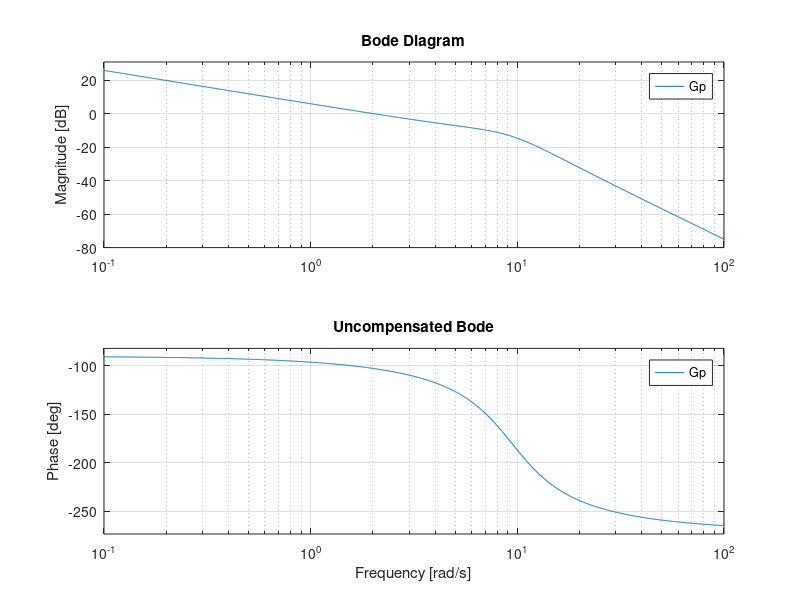
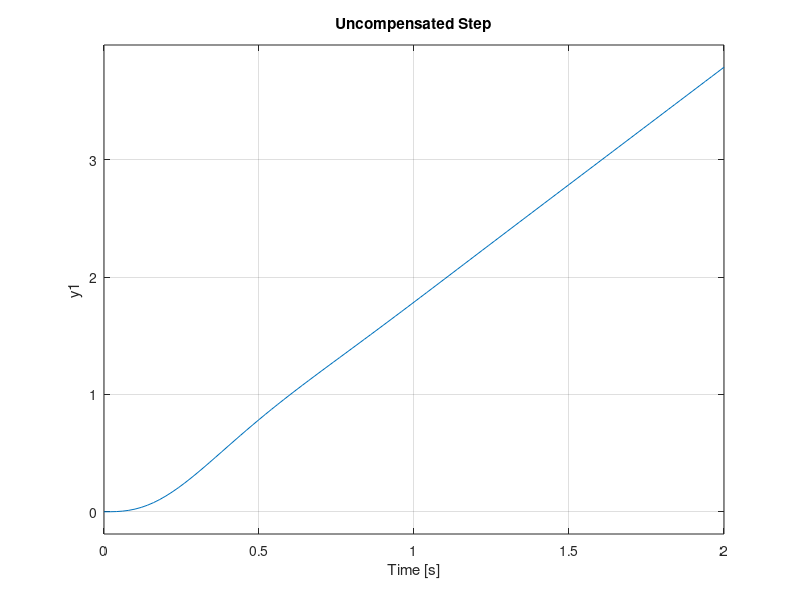
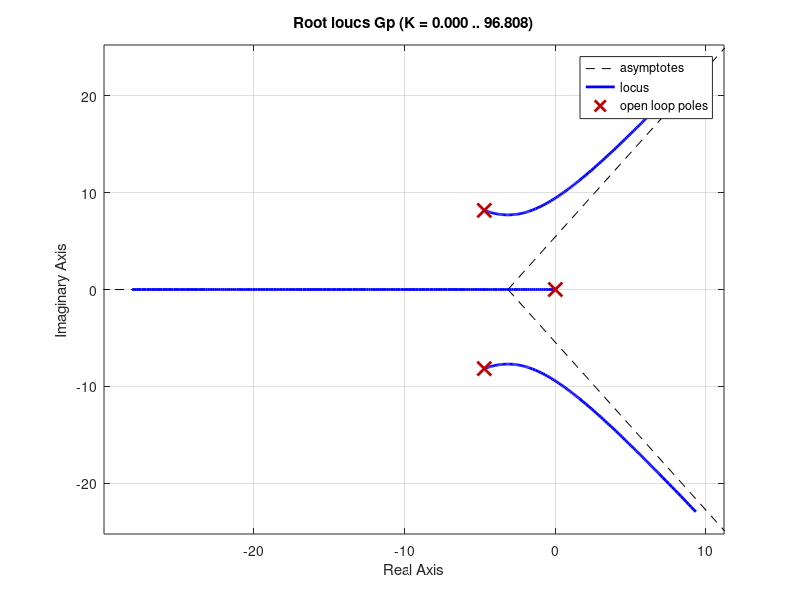
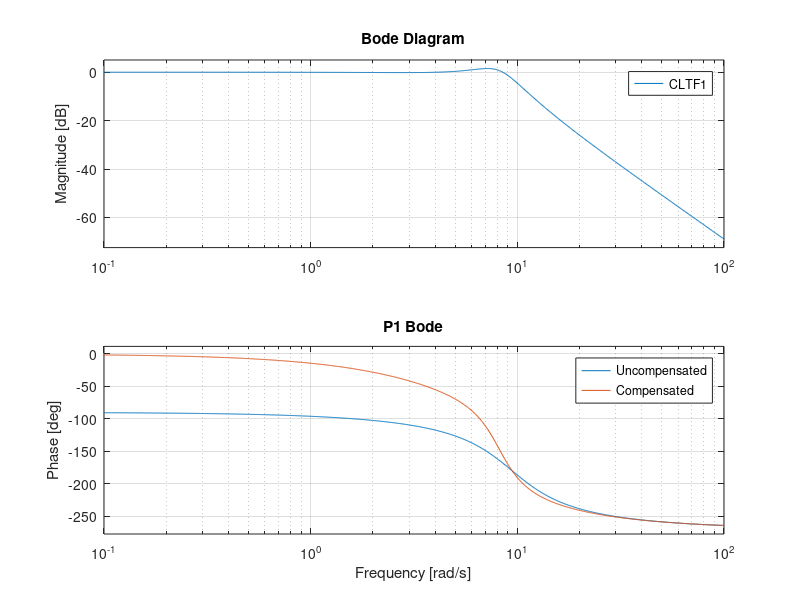

Write MATLAB code to recreate these figures, in order.
%BRUTE proportional motor only controller design

clear;
clc;
close all;

s = tf('s');

zeta = 0.5% Damping ratio
frequency_n = 1.5 % Natural Frequency Hz
omegan = 2*pi*frequency_n;
Ktot = 2; 

% omegan_new = (1-0.4167*zeta+zeta^2)/0.01
% S1 = -zeta*omegan_new + omegan_new*((1 - zeta^2)^(1/2))*i
% S2 = -zeta*omegan_new - omegan_new*((1 - zeta^2)^(1/2))*i

num = Ktot*omegan^2;
den = s*(s^2 + 2*zeta*omegan*s + omegan^2);
Gp = num/den
H = 1;
bode(Gp);
title('Uncompensated Bode');
CLTF = feedback(Gp, H);
figure;
step(Gp);
title('Uncompensated Step');

figure
rlocus(Gp);

%P controller 1
Kp = 2;

Gc1 = Kp;
CLTF1 = feedback(Gc1*Gp,H);
figure;
bode(Gp);
hold on;
bode(CLTF1);
title('P1 Bode');
legend('Uncompensated', 'Compensated')

figure;
CLTF1 = feedback(Gc1*Gp,H);
step(Gp);
hold on;
step(CLTF1)
title('P1 Step Response');
legend('Uncompensated', 'Compensated')

%PI controller 1 // Tinker designed on the platform
Kp = 3;
Ki = 0.2;
Gc1 = Kp + Ki/s;
CLTF1 = feedback(Gc1*Gp,H);
figure;
bode(Gp);
hold on;
bode(CLTF1);
title('PI 1 Bode');
legend('Uncompensated', 'Compensated')

figure;
CLTF1 = feedback(Gc1*Gp,H);
step(Gp);
hold on;
step(CLTF1)
title('PI 1 Step Response');
legend('Uncompensated', 'Compensated')

%Lead controller
a = 1.4203;
T = 0.342489;
Gc2 = (1+a*T*s)/(1+T*s);
CLTF2 = feedback(Gc1*Gp,H);
figure;
bode(Gp);
hold on;
bode(CLTF2);
title('Lead Bode');
legend('Uncompensated', 'Compensated')

figure;
CLTF2 = feedback(Gc2*Gp,H);
step(Gp);
hold on;
step(CLTF2)
title('Lead Step Response');
legend('Uncompensated', 'Compensated')

%PI controller 3
Kp = 0.5064;
Ki = 0.0516;
Gc3 = Kp + Ki/s;
CLTF2 = feedback(Gc1*Gp,H);
figure;
bode(Gp);
hold on;
bode(CLTF2);
title('Gc 3 Bode');
legend('Uncompensated', 'Compensated')

figure;
CLTF2 = feedback(Gc3*Gp,H);
step(Gp);
hold on;
step(CLTF2)
title('Gc3 Step Response');
legend('Uncompensated', 'Compensated')